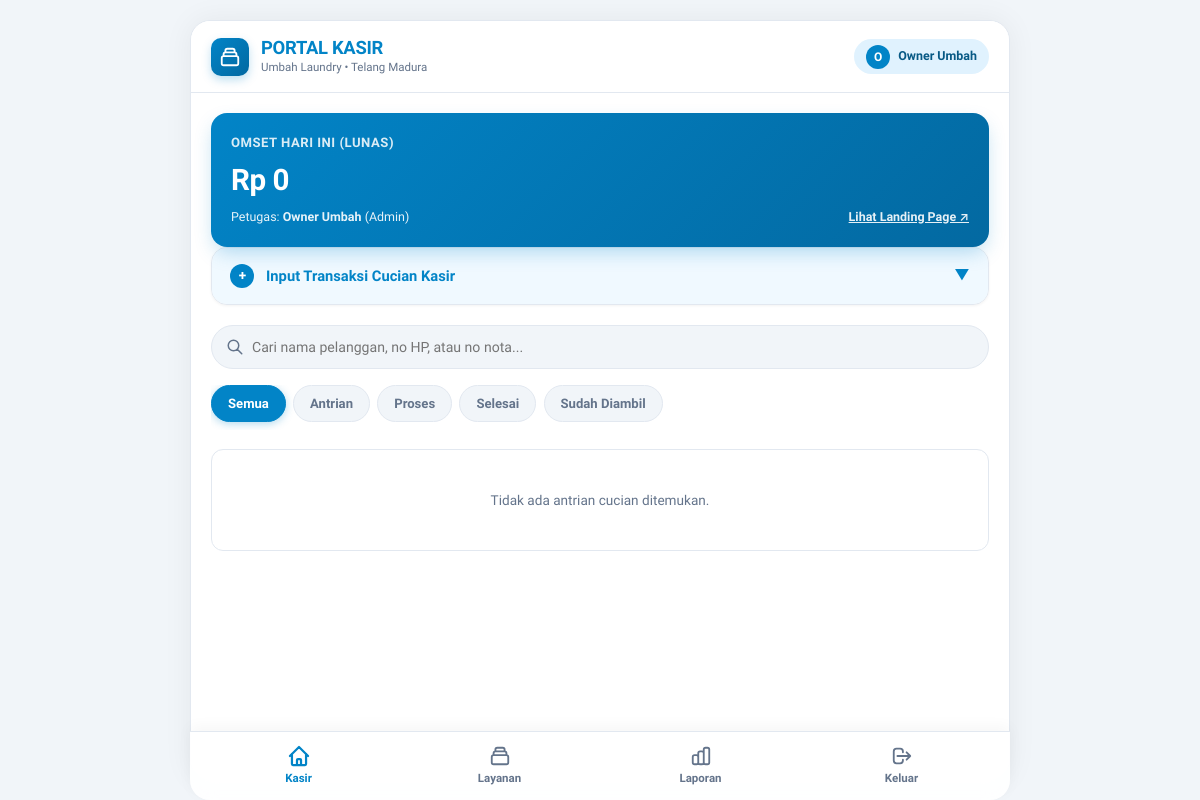
/kasir.php (signed in), run on an earlier commit of the app's database.
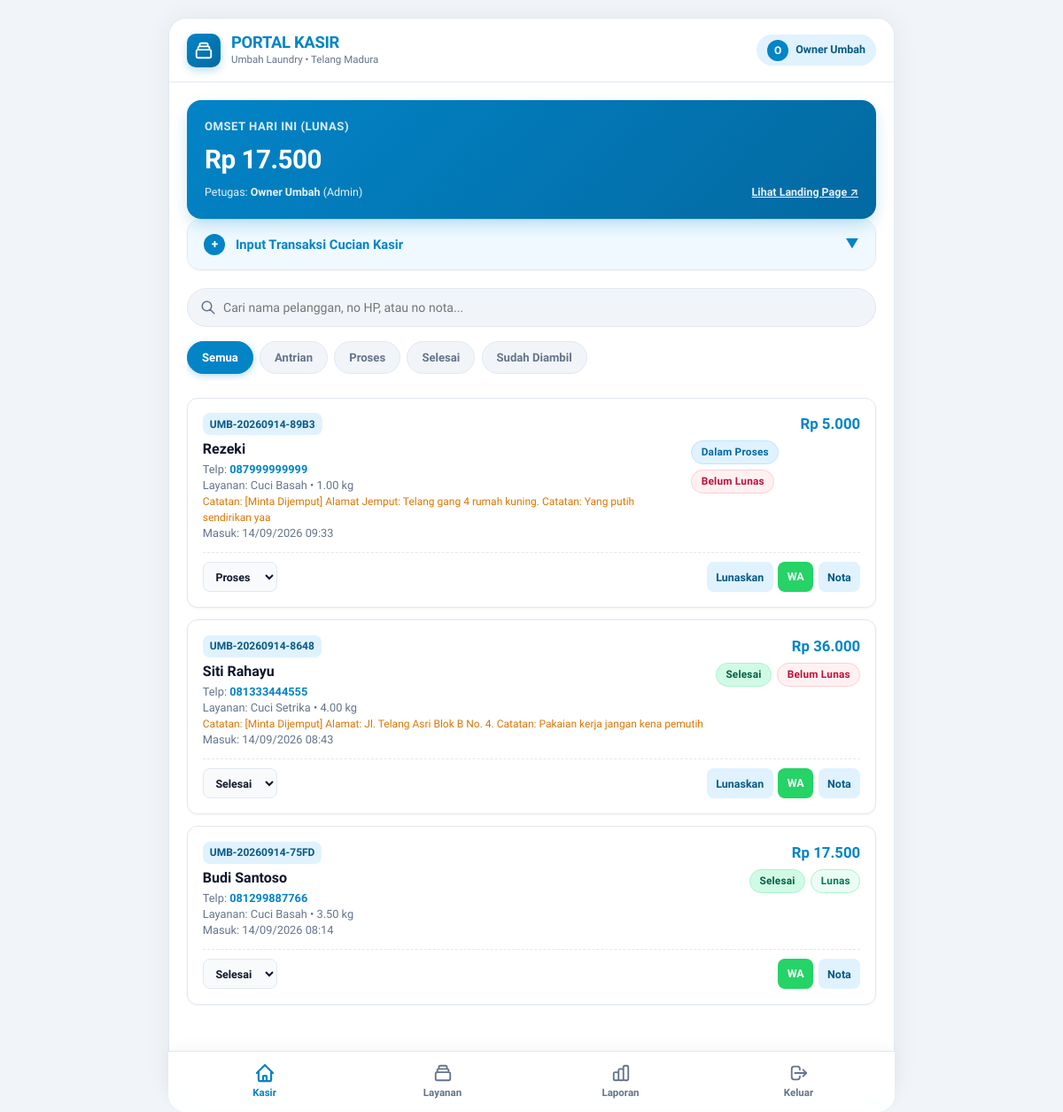
And on a later commit of the database.
### tables this page shows
CREATE TABLE `transaksi` (
  `id` int(11) NOT NULL AUTO_INCREMENT,
  `kode_transaksi` varchar(30) NOT NULL,
  `id_pelanggan` int(11) NOT NULL,
  `id_layanan` int(11) NOT NULL,
  `id_karyawan` int(11) DEFAULT NULL,
  `berat_jumlah` decimal(5,2) NOT NULL,
  `total_harga` decimal(10,2) NOT NULL,
  `metode_pembayaran` enum('Tunai','QRIS','Transfer') DEFAULT 'Tunai',
  `status_pembayaran` enum('Belum Lunas','Lunas') DEFAULT 'Lunas',
  `status_cucian` enum('Antrian','Dalam Proses','Selesai','Sudah Diambil','Batal') DEFAULT 'Antrian',
  `catatan` text DEFAULT NULL,
  `tanggal_masuk` datetime DEFAULT current_timestamp(),
  `tanggal_selesai` datetime DEFAULT NULL,
  PRIMARY KEY (`id`),
  UNIQUE KEY `kode_transaksi` (`kode_transaksi`),
  KEY `fk_tx_pelanggan` (`id_pelanggan`),
  KEY `fk_tx_layanan` (`id_layanan`),
  KEY `fk_tx_karyawan` (`id_karyawan`),
  CONSTRAINT `fk_tx_karyawan` FOREIGN KEY (`id_karyawan`) REFERENCES `users` (`id`) ON DELETE SET NULL,
  CONSTRAINT `fk_tx_layanan` FOREIGN KEY (`id_layanan`) REFERENCES `layanan` (`id`),
  CONSTRAINT `fk_tx_pelanggan` FOREIGN KEY (`id_pelanggan`) REFERENCES `pelanggan` (`id`) ON DELETE CASCADE
);

CREATE TABLE `pelanggan` (
  `id` int(11) NOT NULL AUTO_INCREMENT,
  `nama` varchar(100) NOT NULL,
  `no_hp` varchar(20) NOT NULL,
  `alamat` text DEFAULT NULL,
  `jumlah_bonus` int(11) DEFAULT 0,
  `created_at` timestamp NOT NULL DEFAULT current_timestamp(),
  PRIMARY KEY (`id`),
  UNIQUE KEY `no_hp` (`no_hp`)
);

CREATE TABLE `layanan` (
  `id` int(11) NOT NULL AUTO_INCREMENT,
  `nama_layanan` varchar(100) NOT NULL,
  `kategori` varchar(50) NOT NULL,
  `satuan` varchar(20) NOT NULL DEFAULT 'kg',
  `harga_per_satuan` decimal(10,2) NOT NULL,
  `created_at` timestamp NOT NULL DEFAULT current_timestamp(),
  PRIMARY KEY (`id`)
);

### classes/Transaksi.php (called while the page is built, shortened)
<?php
class Transaksi {
    private PDO $db;
    private string $table = "transaksi";
    public function __construct(PDO $db) {
        $this->db = $db;
    }
    public function getDaftarTransaksi(string $status = '', string $search = ''): array {
        $sql = "SELECT t.*, p.nama AS nama_pelanggan, p.no_hp, p.alamat AS alamat_pelanggan,
                       l.nama_layanan, l.satuan, l.harga_per_satuan, u.nama AS nama_karyawan
                FROM {$this->table} t
                JOIN pelanggan p ON t.id_pelanggan = p.id
                JOIN layanan l ON t.id_layanan = l.id
                LEFT JOIN users u ON t.id_karyawan = u.id
                WHERE 1=1";
        $params = [];
        $sql .= " ORDER BY t.id DESC";
        $stmt = $this->db->prepare($sql);
        $stmt->execute($params);
        return $stmt->fetchAll();
    }
    public function getOmsetHariIni(): float {
        $stmt = $this->db->prepare("SELECT SUM(total_harga) as total FROM {$this->table} WHERE DATE(tanggal_masuk) = CURDATE() AND status_pembayaran = 'Lunas'");
        $stmt->execute();
        $res = $stmt->fetch();
        return (float)($res['total'] ?? 0.0);
    }
}

### kasir.php (the view, shortened to what this page needs)
<?php
require_once __DIR__ . '/classes/Transaksi.php';
$db = (new Database())->getConnection();
$transaksiModel = new Transaksi($db);
$errorMsg   = '';
$omset    = $transaksiModel->getOmsetHariIni();
$statusFilter = $_GET['status'] ?? '';
$searchQuery  = trim($_GET['q'] ?? '');
$daftarTransaksi = $transaksiModel->getDaftarTransaksi($statusFilter, $searchQuery);
?>
<!DOCTYPE html>
<html lang="id">
<head>
    <link rel="stylesheet" href="assets/css/chingu-style.css">
</head>
<body>
<div class="app-container">
    <header class="top-header">
        <div class="brand-wrapper">
            <div class="brand-logo-icon">
                <svg width="22" height="22" fill="none" stroke="currentColor" viewBox="0 0 24 24">
                    <path stroke-linecap="round" stroke-linejoin="round" stroke-width="2" d="M19 11H5m14 0a2 2 0 012 2v6a2 2 0 01-2 2H5a2 2 0 01-2-2v-6a2 2 0 012-2m14 0V9a2 2 0 00-2-2M5 11V9a2 2 0 012-2m0 0V5a2 2 0 012-2h6a2 2 0 012 2v2M7 7h10" />
                </svg>
            </div>
            <div>
                <a href="kasir.php" class="brand-title">PORTAL KASIR</a>
                <div class="brand-loc">Umbah Laundry • Telang Madura</div>
            </div>
        </div>
        <div class="user-badge">
            <div class="user-badge-avatar"><?= strtoupper(substr($_SESSION['user']['nama'], 0, 1)) ?></div>
            <div class="user-badge-name"><?= htmlspecialchars($_SESSION['user']['nama']) ?></div>
        </div>
    </header>
    <div class="content">
        <div class="stat-card">
            <h4>Omset Hari Ini (Lunas)</h4>
            <div class="amount">Rp <?= number_format($omset, 0, ',', '.') ?></div>
            <div style="font-size: 0.78rem; opacity: 0.9; margin-top: 0.35rem; display: flex; justify-content: space-between;">
                <span>Petugas: <strong><?= htmlspecialchars($_SESSION['user']['nama']) ?></strong> (<?= ucfirst(htmlspecialchars($_SESSION['user']['role'])) ?>)</span>
                <a href="index.php" target="_blank" style="color: #fff; text-decoration: underline; font-weight: 600;">Lihat Landing Page ↗</a>
            </div>
        </div>
        <details class="collapse-card" <?= (isset($_POST['buat_transaksi']) && $errorMsg) ? 'open' : '' ?>>
            <summary class="collapse-summary">
                <span><span class="badge-icon">+</span> Input Transaksi Cucian Kasir</span>
                <span>▼</span>
            </summary>
        </details>
        <form method="GET" action="kasir.php" class="search-wrapper">
            <span class="search-icon" style="display:inline-flex;align-items:center;">
            </span>
            <input type="text" name="q" placeholder="Cari nama pelanggan, no HP, atau no nota..." value="<?= htmlspecialchars($searchQuery) ?>" onchange="this.form.submit()">
        </form>
        <div class="tabs">
            <a href="kasir.php<?= !empty($searchQuery) ? '?q='.urlencode($searchQuery) : '' ?>" class="tab-btn <?= empty($statusFilter) ? 'active' : '' ?>">Semua</a>
            <a href="kasir.php?status=Antrian<?= !empty($searchQuery) ? '&q='.urlencode($searchQuery) : '' ?>" class="tab-btn <?= $statusFilter === 'Antrian' ? 'active' : '' ?>">Antrian</a>
            <a href="kasir.php?status=Dalam Proses<?= !empty($searchQuery) ? '&q='.urlencode($searchQuery) : '' ?>" class="tab-btn <?= $statusFilter === 'Dalam Proses' ? 'active' : '' ?>">Proses</a>
            <a href="kasir.php?status=Selesai<?= !empty($searchQuery) ? '&q='.urlencode($searchQuery) : '' ?>" class="tab-btn <?= $statusFilter === 'Selesai' ? 'active' : '' ?>">Selesai</a>
            <a href="kasir.php?status=Sudah Diambil<?= !empty($searchQuery) ? '&q='.urlencode($searchQuery) : '' ?>" class="tab-btn <?= $statusFilter === 'Sudah Diambil' ? 'active' : '' ?>">Sudah Diambil</a>
        </div>
        <div class="order-list">
            <?php if (empty($daftarTransaksi)): ?>
                <div style="text-align: center; color: var(--text-muted); font-size: 0.85rem; padding: 2.5rem 1rem; background: var(--surface); border: 1px solid var(--border); border-radius: 12px;">
                    Tidak ada antrian cucian ditemukan.
                </div>
            <?php else: ?>
                <?php foreach ($daftarTransaksi as $trx): ?>
                    <?php
                        $badgeClass = match($trx['status_cucian']) {
                            'Antrian'       => 'badge-antrian',
                            'Dalam Proses'  => 'badge-proses',
                            'Selesai'       => 'badge-selesai',
                            'Sudah Diambil' => 'badge-diambil',
                            'Batal'         => 'badge-batal',
                            default         => 'badge-proses'
                        };
                        $hpRaw = preg_replace('/[^0-9]/', '', $trx['no_hp']);
                        $hpWa = str_starts_with($hpRaw, '0') ? ('62' . substr($hpRaw, 1)) : $hpRaw;
                        $waText = "Halo kak *{$trx['nama_pelanggan']}*,\n"
                                . "Update cucian Anda di *Umbah Laundry*:\n"
                                . "No Nota: *{$trx['kode_transaksi']}*\n"
                                . "Layanan: {$trx['nama_layanan']} ({$trx['berat_jumlah']} {$trx['satuan']})\n"
                                . "Total: Rp " . number_format($trx['total_harga'], 0, ',', '.') . " (" . $trx['status_pembayaran'] . ")\n"
                                . "Status Cucian: *{$trx['status_cucian']}*\n\n"
                                . "Terima kasih.";
                        $waUrl = "https://api.whatsapp.com/send?phone={$hpWa}&text=" . urlencode($waText);
                    ?>
                    <div class="order-card">
                        <div class="order-card-header">
                            <div>
                                <span class="order-code"><?= htmlspecialchars($trx['kode_transaksi']) ?></span>
                                <h5><?= htmlspecialchars($trx['nama_pelanggan']) ?></h5>
                                <div class="order-card-meta">
                                    Telp: <a href="<?= $waUrl ?>" target="_blank" style="color: var(--primary); text-decoration: none; font-weight: 600;"><?= htmlspecialchars($trx['no_hp']) ?></a>
                                    <br>
                                    Layanan: <?= htmlspecialchars($trx['nama_layanan']) ?> • <?= $trx['berat_jumlah'] ?> <?= htmlspecialchars($trx['satuan']) ?>
                                    <?php if (!empty($trx['catatan'])): ?>
                                        <br><span style="color: #d97706; font-size: 0.75rem;">Catatan: <?= htmlspecialchars($trx['catatan']) ?></span>
                                    <?php endif; ?>
                                    <br>
                                    Masuk: <?= date('d/m/Y H:i', strtotime($trx['tanggal_masuk'])) ?>
                                </div>
                            </div>
                            <div style="text-align: right;">
                                <div class="order-price">Rp <?= number_format($trx['total_harga'], 0, ',', '.') ?></div>
                                <div style="margin-top: 0.35rem;" class="order-card-badges">
                                    <span class="badge <?= $badgeClass ?>"><?= htmlspecialchars($trx['status_cucian']) ?></span>
                                    <?php if ($trx['status_pembayaran'] === 'Lunas'): ?>
                                        <span class="badge badge-lunas">Lunas</span>
                                    <?php else: ?>
                                        <span class="badge badge-belum-lunas">Belum Lunas</span>
                                    <?php endif; ?>
                                </div>
                            </div>
                        </div>
                        <div class="order-card-actions">
                            <form method="POST" action="kasir.php" class="status-select-form">
                                <select name="new_status" onchange="this.form.submit()" title="Ubah status cucian">
                                    <option value="Dalam Proses" <?= $trx['status_cucian'] === 'Dalam Proses' ? 'selected' : '' ?>>Proses</option>
                                    <option value="Selesai" <?= $trx['status_cucian'] === 'Selesai' ? 'selected' : '' ?>>Selesai</option>
                                </select>
                            </form>
                            <div style="display: flex; gap: 0.35rem;">
                                <?php if ($trx['status_pembayaran'] === 'Belum Lunas'): ?>
                                    <form method="POST" action="kasir.php" style="display: inline;">
                                        <button type="submit" class="btn-sm btn-sm-nota" title="Tandai Pembayaran Lunas" onclick="return confirm('Tandai transaksi ini Lunas?')">
                                            Lunaskan
                                        </button>
                                    </form>
                                <?php endif; ?>
                                <a href="<?= $waUrl ?>" target="_blank" class="btn-sm btn-sm-whatsapp" title="Kirim WA">
                                    WA
                                </a>
                                <button type="button" class="btn-sm btn-sm-nota" onclick="showReceipt(<?= htmlspecialchars(json_encode($trx)) ?>)">
                                    Nota
                                </button>
                            </div>
                        </div>
                    </div>
                <?php endforeach; ?>
            <?php endif; ?>
        </div>
    </div>
    <nav class="bottom-nav">
        <a href="kasir.php" class="nav-item active">
            <svg fill="none" stroke="currentColor" viewBox="0 0 24 24">
                <path stroke-linecap="round" stroke-linejoin="round" d="M3 12l2-2m0 0l7-7 7 7M5 10v10a1 1 0 001 1h3m10-11l2 2m-2-2v10a1 1 0 01-1 1h-3m-6 0a1 1 0 001-1v-4a1 1 0 011-1h2a1 1 0 011 1v4a1 1 0 001 1m-6 0h6" />
            </svg>
            Kasir
        </a>
        <a href="services.php" class="nav-item">
            <svg fill="none" stroke="currentColor" viewBox="0 0 24 24">
                <path stroke-linecap="round" stroke-linejoin="round" d="M19 11H5m14 0a2 2 0 012 2v6a2 2 0 01-2 2H5a2 2 0 01-2-2v-6a2 2 0 012-2m14 0V9a2 2 0 00-2-2M5 11V9a2 2 0 012-2m0 0V5a2 2 0 012-2h6a2 2 0 012 2v2M7 7h10" />
            </svg>
            Layanan
        </a>
        <a href="laporan.php" class="nav-item">
            Laporan
        </a>
        <a href="logout.php" class="nav-item" onclick="return confirm('Keluar dari portal kasir?')">
            <svg fill="none" stroke="currentColor" viewBox="0 0 24 24">
                <path stroke-linecap="round" stroke-linejoin="round" d="M17 16l4-4m0 0l-4-4m4 4H7m6 4v1a3 3 0 01-3 3H6a3 3 0 01-3-3V7a3 3 0 013-3h4a3 3 0 013 3v1" />
            </svg>
            Keluar
        </a>
    </nav>
</div>
</body>
</html>

What changed in the data, as far as the page shows it:
added transaksi: kode_transaksi "UMB-20260914-89B3", id_pelanggan.nama "Rezeki", id_pelanggan.no_hp "087999999999", id_layanan.nama_layanan "Cuci Basah", berat_jumlah "1.00", id_layanan.satuan "kg", catatan "[Minta Dijemput] Alamat Jemput: Telang gang 4 rumah kuning. Catatan: Yang putih sendirikan yaa", tanggal_masuk "14/09/2026 09:33", total_harga "5.000", status_cucian "Dalam Proses", status_pembayaran "Belum Lunas", new_status "Proses"
added transaksi: kode_transaksi "UMB-20260914-8648", id_pelanggan.nama "Siti Rahayu", id_pelanggan.no_hp "081333444555", id_layanan.nama_layanan "Cuci Setrika", berat_jumlah "4.00", id_layanan.satuan "kg", catatan "[Minta Dijemput] Alamat: Jl. Telang Asri Blok B No. 4. Catatan: Pakaian kerja jangan kena pemutih", tanggal_masuk "14/09/2026 08:43", total_harga "36.000", status_cucian "Selesai", status_pembayaran "Belum Lunas", new_status "Selesai"
added transaksi: kode_transaksi "UMB-20260914-75FD", id_pelanggan.nama "Budi Santoso", id_pelanggan.no_hp "081299887766", id_layanan.nama_layanan "Cuci Basah", berat_jumlah "3.50", id_layanan.satuan "kg", tanggal_masuk "14/09/2026 08:14", total_harga "17.500", status_cucian "Selesai", status_pembayaran "Lunas", new_status "Selesai"
Also different on the page:
$omset: "0" → "17.500"
text no longer shown: "Tidak ada antrian cucian ditemukan."
